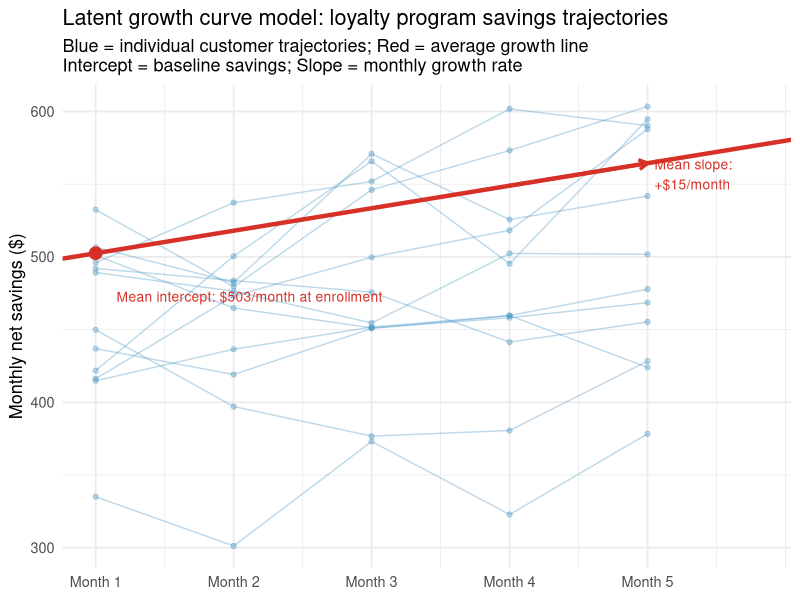

Recreate this plot in R. (Note: this script raises an error after producing the figure.)
## ---- chunk 1
library(tidyverse)
library(lavaan)
library(lme4)
library(ggplot2)
set.seed(111)
## ---- chunk 2
knitr::kable(
  tibble(
    `Use MLM (lmer) when...` = c(
      "Outcome is a single directly observed variable",
      "Measurement timing is individually varying or unequal",
      "You have many waves and need computation speed",
      "Random slope convergence is a concern",
      "Available-case ML handles missing data well enough"
    ),
    `Use LGC (lavaan) when...` = c(
      "Outcome is a latent construct measured with error (e.g., scale scores)",
      "You want to model two interrelated growth processes simultaneously",
      "You need to constrain or free residual variances across waves",
      "Reviewers expect SEM fit indices (CFI, RMSEA, SRMR)",
      "You are extending to a structural model with latent predictors"
    )
  ),
  caption = "Practical decision: MLM vs. LGC framing"
)
## ---- chunk 3
# 150 loyalty program customers tracked for 5 months
# Outcome: monthly net savings ($)
n <- 150
intercepts <- rnorm(n, 500, 80)   # wide between-customer variation in baseline savings
slopes     <- rnorm(n,  15, 12)   # some customers grow savings fast; others plateau

Y <- sapply(0:4, function(t) intercepts + slopes * t + rnorm(n, 0, 35))
colnames(Y) <- paste0("savings_m", 1:5)   # monthly savings at months 1–5
df_lgc <- as.data.frame(Y)
## ---- chunk 4
# Draw 12 representative individual trajectories
df_vis <- tibble(
  id        = 1:12,
  intercept = c(intercepts[1:12]),
  slope     = c(slopes[1:12])
) |>
  expand_grid(time = 0:4) |>
  mutate(savings = intercept + slope * time + rnorm(n(), 0, 25),
         id = factor(id))

grand_intercept <- mean(intercepts)
grand_slope     <- mean(slopes)

ggplot(df_vis, aes(x = time, y = savings)) +
  geom_line(aes(group = id), alpha = 0.35, color = "#4393c3") +
  geom_point(aes(group = id), alpha = 0.35, color = "#4393c3", size = 1.5) +
  # Mean growth line
  geom_abline(intercept = grand_intercept, slope = grand_slope,
              color = "#d73027", linewidth = 1.5) +
  # Label: intercept at time = 0
  annotate("point", x = 0, y = grand_intercept, color = "#d73027", size = 4) +
  annotate("text",  x = 0.15, y = grand_intercept - 30,
           label = paste0("Mean intercept: $", round(grand_intercept), "/month at enrollment"),
           hjust = 0, size = 3.5, color = "#d73027") +
  # Label: slope (one-month increment on mean line)
  annotate("segment", x = 3, xend = 4,
           y = grand_intercept + 3 * grand_slope,
           yend = grand_intercept + 4 * grand_slope,
           color = "#d73027", linewidth = 1.2,
           arrow = arrow(length = unit(0.25, "cm"), ends = "last")) +
  annotate("text",  x = 4.05, y = grand_intercept + 3.5 * grand_slope,
           label = paste0("Mean slope:\n+$", round(grand_slope), "/month"),
           hjust = 0, size = 3.5, color = "#d73027") +
  scale_x_continuous(breaks = 0:4,
                     labels = paste0("Month ", 1:5)) +
  labs(
    title    = "Latent growth curve model: loyalty program savings trajectories",
    subtitle = "Blue = individual customer trajectories; Red = average growth line\nIntercept = baseline savings; Slope = monthly growth rate",
    x = NULL, y = "Monthly net savings ($)"
  ) +
  coord_cartesian(xlim = c(0, 4.8)) +
  theme_minimal(base_size = 13)
## ---- chunk 5
# Latent growth curve model in lavaan
lgc_model <- '
  # Intercept factor (loadings all fixed to 1)
  intercept =~ 1*savings_m1 + 1*savings_m2 + 1*savings_m3 + 1*savings_m4 + 1*savings_m5

  # Slope factor (loadings = time coding: 0, 1, 2, 3, 4)
  slope     =~ 0*savings_m1 + 1*savings_m2 + 2*savings_m3 + 3*savings_m4 + 4*savings_m5

  # Means of latent factors (the fixed effects)
  intercept ~ 1
  slope     ~ 1

  # Variances of latent factors (random effects variance)
  intercept ~~ intercept
  slope     ~~ slope

  # Covariance between intercept and slope
  intercept ~~ slope

  # Residual variances (constrained equal across time for simplicity)
  savings_m1 ~~ a*savings_m1
  savings_m2 ~~ a*savings_m2
  savings_m3 ~~ a*savings_m3
  savings_m4 ~~ a*savings_m4
  savings_m5 ~~ a*savings_m5
'

m_lgc <- growth(lgc_model, data = df_lgc)
summary(m_lgc, fit.measures = TRUE)
## ---- chunk 6
# Extract key parameters
parameterEstimates(m_lgc) |>
  filter(op %in% c("~1", "~~") & lhs %in% c("intercept", "slope")) |>
  select(lhs, op, rhs, est, se, pvalue) |>
  knitr::kable(digits = 3,
    caption = "LGC parameter estimates: mean baseline savings, mean monthly growth, and their variances")
## ---- chunk 7
# Fit equivalent MLM
df_long_lgc <- df_lgc |>
  mutate(id = 1:n) |>
  pivot_longer(-id, names_to = "wave", values_to = "savings") |>
  mutate(time = as.integer(str_extract(wave, "[0-9]")) - 1,
         id   = factor(id))

m_mlm <- lmer(savings ~ time + (time | id), data = df_long_lgc)

# Compare estimates
tibble(
  Parameter        = c("Mean intercept (baseline savings)", "Mean slope (monthly growth)",
                       "Var(intercept)", "Var(slope)"),
  `MLM estimate`   = c(fixef(m_mlm),
                        as.data.frame(VarCorr(m_mlm))$vcov[1:2]),
  `LGC estimate`   = c(
    lavInspect(m_lgc, "mean.lv")[c("intercept", "slope")],
    diag(lavInspect(m_lgc, "cov.lv"))[c("intercept", "slope")]
  )
) |>
  knitr::kable(digits = 3,
    caption = "MLM and LGC give equivalent results: loyalty program savings growth model")
## ---- chunk 8
fit_idx <- fitMeasures(m_lgc, c("cfi","tli","rmsea","rmsea.ci.lower",
                                  "rmsea.ci.upper","srmr","aic","bic"))
tibble(
  Index          = c("CFI","TLI","RMSEA","RMSEA 90% CI","SRMR","AIC","BIC"),
  Value          = c(round(fit_idx[c("cfi","tli","rmsea")], 3),
                     sprintf("[%.3f, %.3f]", fit_idx["rmsea.ci.lower"],
                             fit_idx["rmsea.ci.upper"]),
                     round(fit_idx[c("srmr","aic","bic")], 1)),
  Guideline      = c("> .95", "> .95", "< .06", "CI should include .00 for good fit",
                     "< .08", "lower = better", "lower = better"),
  `If violated, try` = c(
    "Free residual covariances between adjacent waves; check model specification",
    "Same as CFI",
    "Simplify model; free residual covariances only if theoretically justified",
    "Same as RMSEA",
    "Large average residual correlation — inspect `residuals(m_lgc, type='cor')`",
    "Compare to nested models with `anova()`",
    "Compare to nested models; BIC penalizes complexity more heavily"
  )
) |>
  knitr::kable(caption = "LGC fit indices with remedies for poor fit")
## ---- chunk 9
knitr::kable(
  tibble(
    Assumption = c(
      "Linear factor loadings for slope",
      "Multivariate normality of observed scores",
      "Equal residual variances across waves (if constrained)",
      "Correctly identified model structure"
    ),
    `Plain-language meaning` = c(
      "Growth is linear — the slope factor contributes the same increment at each additional time point",
      "The joint distribution of all wave scores is approximately multivariate normal",
      "Measurement noise at each wave is the same size",
      "The number of free parameters does not exceed the available information from the covariance matrix"
    ),
    `What to inspect` = c(
      "Mean-by-wave plot; alternative loading patterns; modification indices",
      "Univariate skewness and kurtosis for each wave variable",
      "Residual variances in output; modification indices for residual variances",
      "Model degrees of freedom; check for Heywood cases"
    ),
    `Failure looks like` = c(
      "Poor model fit; large adjacent-wave residual correlations",
      "Kurtosis > 7 or skewness > 2 for any wave variable",
      "Large LM test for residual equality; poor fit that disappears when variances are freed",
      "Negative residual variances; non-positive-definite covariance matrix"
    ),
    `What to do next` = c(
      "Free some slope loadings; fit quadratic latent growth with quadratic loading pattern",
      "Use robust ML estimator: `estimator = 'MLR'` in lavaan",
      "Remove the equality constraint (`a*`) and free each residual separately",
      "Simplify model; fix problematic parameter; check sample size relative to parameters"
    )
  ),
  caption = "LGC model assumption table"
)
